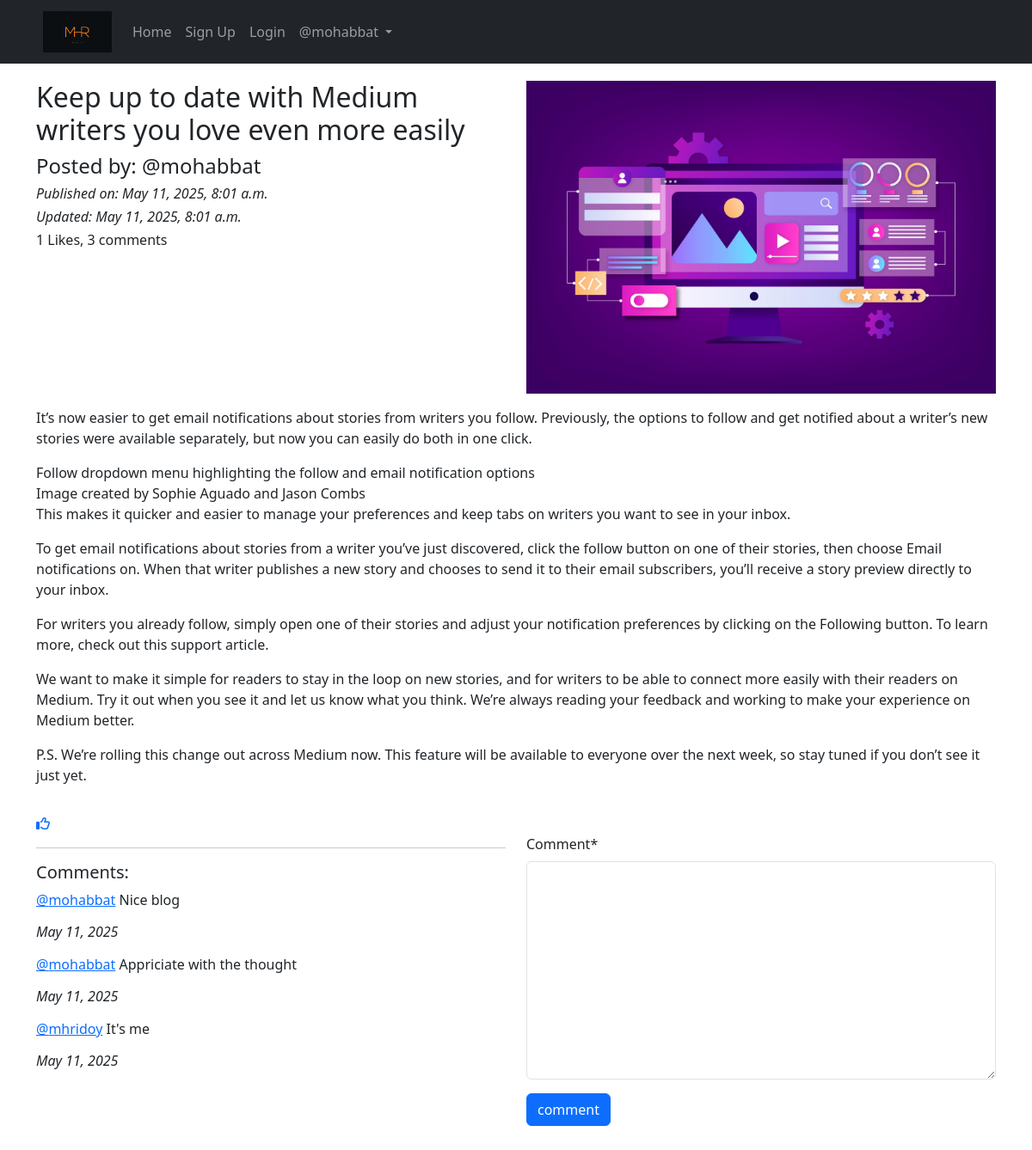
The app's page /blog/blog-details/Keep-up-to-date-with-Medium-writers-you-love-even-more-easily-d1e08112-45f3-40a9-99d3-72502f8328c7 (signed in) with its own data.
### app_blog/models.py (models this page shows, shortened)
class Blog(models.Model):
    author = models.ForeignKey(User, on_delete=models.CASCADE, related_name='post_author')
    blog_title = models.CharField(max_length=264, verbose_name="Put a title")
    slug = models.SlugField(max_length=264, unique=True)
    blog_content = models.TextField(verbose_name="what is on your mind?")
    blog_image = models.ImageField(upload_to='blog_images', verbose_name="Image", validators=[FileExtensionValidator(allowed_extensions=['jpg', 'jpeg', 'png'])])
    publis_date = models.DateTimeField(auto_now_add=True)
    update_date = models.DateTimeField(auto_now=True)
    class Meta:
        ordering = ('-publis_date',)

class Comment(models.Model):
    blog = models.ForeignKey(Blog, on_delete=models.CASCADE, related_name='blog_comment')
    user = models.ForeignKey(User, on_delete=models.CASCADE, related_name='user_comment')
    comment = models.TextField()
    comment_date = models.DateField(auto_now_add=True)
    class Meta:
        ordering = ('-comment_date',)

### app_blog/views.py (the view, shortened to what this page needs)
# urls.py: path('blog-details/<path:slug>', views.blog_details, name="blog_details"),
@login_required
def blog_details(request, slug):
    try:
        blog = Blog.objects.get(slug=slug)
        comment_form = CommentForm()
        already_liked = Likes.objects.filter(blog=blog, user=request.user)
        if already_liked:
            Liked = True
        else:
            Liked = False
    except Blog.DoesNotExist:
        raise Http404("Blog does not exist")
    return render(request, 'app_blog/blog_details.html', context={'blog':blog, 'comment_form':comment_form, 'Liked':Liked})

### app_blog/forms.py
class CommentForm(forms.ModelForm):
    class Meta:
        model = Comment
        fields = ('comment',)

### templates/app_blog/blog_details.html (shortened to what this page needs)
{% extends 'base.html' %}
{% load crispy_forms_tags %}
{% block content %}
    <div class="row">
        <div class="col-sm-6">
            <h2>{{blog.blog_title}}</h2>
            <h4>Posted by: @{{blog.author}}</h4>
            <i><h6>Published on: {{blog.publis_date}}</h6></i>
            <i><h6>Updated: {{blog.update_date}}</h6></i>
            <h6>{{ blog.liked_blog.count }} Likes, {{blog.blog_comment.count}} comments</h6>
        </div>
        <div class="col-sm-6">
            <img src="/media/{{blog.blog_image}}" width="100%">
        </div>
        <p>{{blog.blog_content|linebreaks}}</p>
    </div>
    {% if not Liked %}
        <a href="{% url 'app_blog:liked_post' pk=blog.pk %}"><i class="fa-regular fa-thumbs-up"></i></a>
    {% else %}
        <a href="{% url 'app_blog:unliked_post' pk=blog.pk %}"><i class="fa-regular fa-thumbs-down"></i></a>
    {% endif %}
    <div class="row">
        <div class="col-sm-6">
            <hr>
            <h5>Comments:</h5>
            {% for comment in blog.blog_comment.all %}
                <p><a href="#">@{{comment.user}}</a> {{comment.comment}} <br> <i><h6>{{comment.comment_date}}</h6></i></p>
            {% endfor %}
        </div>
        <div class="col-sm-6">
            <form method="POST">
                {{ comment_form|crispy }}
                <button type="submit", class="btn btn-primary" btn-sm>comment</button>
            </form>
        </div>
    </div>
{% endblock %}

### templates/base.html (shortened to what this page needs)
<!DOCTYPE html>
<html lang="en">
<head>
    <link href="https://cdn.jsdelivr.net/npm/bootstrap@5.3.3/dist/css/bootstrap.min.css" rel="stylesheet">
    <link rel="stylesheet" href="https://cdnjs.cloudflare.com/ajax/libs/font-awesome/6.7.2/css/all.min.css">
</head>
<body>
    <nav class="navbar navbar-expand-lg navbar-dark bg-dark" style="padding-left: 50px;">
        <a class="navbar-brand" href="{% url 'index' %}"><img src="/media/logo.jpg" alt="MHR" width="80px"></a>
        <div class="collapse navbar-collapse" id="navbarSupportedContent">
          <ul class="navbar-nav mr-auto">
            <li class="nav-item active">
              <a class="nav-link" href="{% url 'index' %}">Home</span></a>
            </li>
            <li class="nav-item">
              <a class="nav-link" href="{% url 'app_login:singup' %}">Sign Up</a>
            </li>
            <li class="nav-item">
              <a class="nav-link" href="{% url 'app_login:login' %}">Login</a>
            </li>
            <li class="nav-item dropdown">
              <a class="nav-link dropdown-toggle" href="" id="navbarDropdown" role="button" data-bs-toggle="dropdown" aria-haspopup="true" aria-expanded="false">
                @{{user.username}}
              </a>
            </li>
          </ul>
        </div>
      </nav>
      <div class="container" style="padding-top: 20px; padding-bottom: 50px;">
        {% block content %}
        {% endblock %}
      </div>
</body>
</html>

### records on screen
Blog: blog_title "Keep up to date with Medium writers you love even more easily", author "mohabbat", publis_date "May 11, 2025, 8:01 a.m.", update_date "May 11, 2025, 8:01 a.m.", liked_blog.count "1", blog_comment.count "3", blog_image (picture), blog_content "It’s now easier to get email notifications about stories from writers you follow. Previously, the options to follow and get notified about a writer’s new stories were available separately, but now you can easily do both in one click. Follow dropdown menu highlighting the follow and email notification options Image created by Sophie Aguado and Jason Combs This makes it quicker and easier to manage your preferences and keep tabs on writers you want to see in your inbox. To get email notifications about stories from a writer you’ve just discovered, click the follow button on one of their stories, then choose Email notifications on. When that writer publishes a new story and chooses to send it…"
Comment: user "mohabbat", comment "Nice blog"
Comment: user "mohabbat", comment "Appriciate with the thought"
Comment: user "mhridoy", comment "It's me"

### other values on screen
{{ user.username }} "mohabbat"
